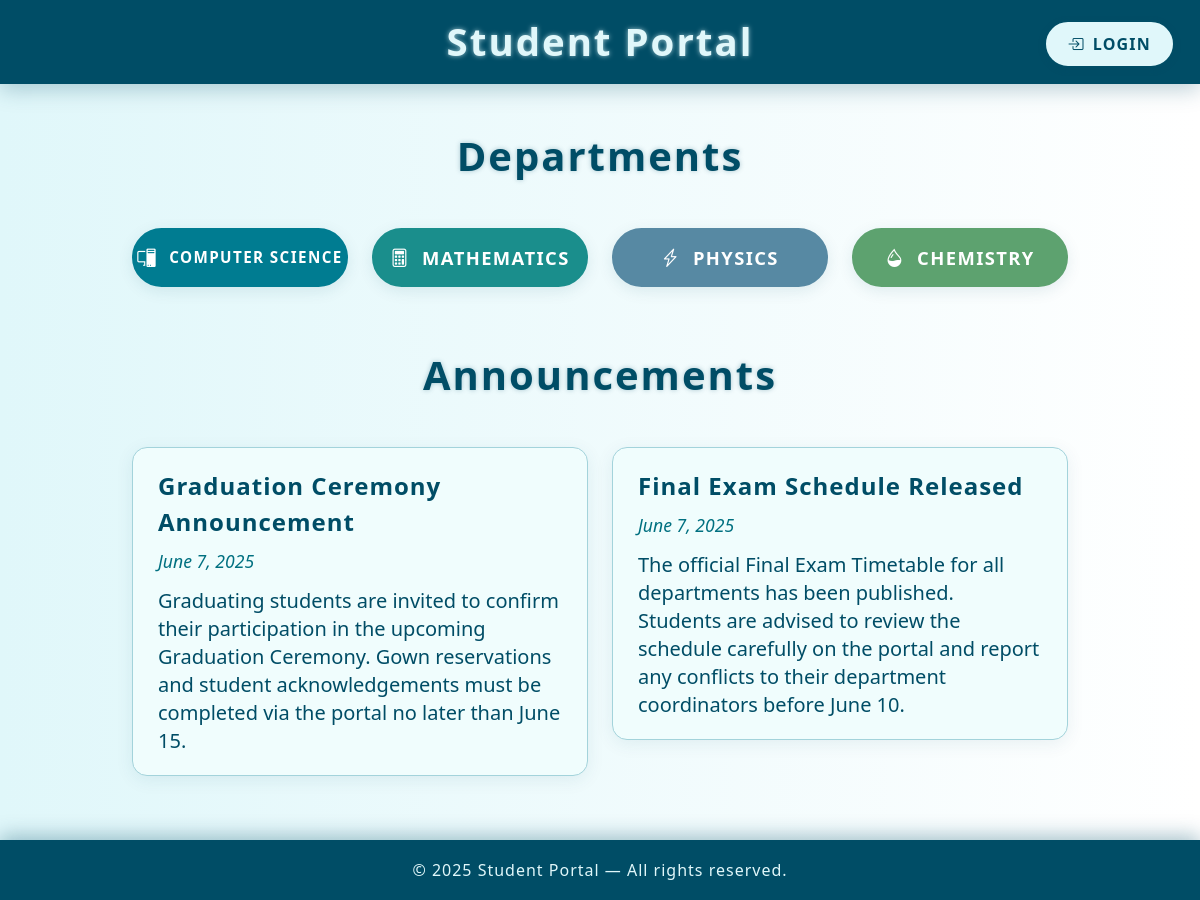
The page / on the database its author committed.
### tables this page shows
CREATE TABLE IF NOT EXISTS `announcements` (
  `id` int NOT NULL AUTO_INCREMENT,
  `title` text NOT NULL,
  `content` text NOT NULL,
  `display` enum('general','computer_science','physics','chemistry','math') NOT NULL,
  `datetime` datetime NOT NULL,
  PRIMARY KEY (`id`)
);

### index.php (the view, shortened to what this page needs)
<!DOCTYPE html>
<html lang="en">
<head>
  <link href="https://cdn.jsdelivr.net/npm/bootstrap@5.3.2/dist/css/bootstrap.min.css" rel="stylesheet" />
  <link rel="stylesheet" href="https://cdn.jsdelivr.net/npm/bootstrap-icons@1.10.5/font/bootstrap-icons.css" />
</head>
<body>
  <nav class="navbar navbar-expand-lg">
    <div class="container-fluid position-relative">
      <a class="navbar-brand w-100 text-center" href="#">Student Portal</a>
      <a href="login.php" class="btn login-btn">
        <i class="bi bi-box-arrow-in-right"></i> Login
      </a>
    </div>
  </nav>
  <div class="container mt-5">
    <h2 class="custom-blue-text">Departments</h2>
    <div class="row justify-content-center gx-4 gy-4">
      <div class="col-10 col-md-4 col-lg-3">
        <a href="computer_science.php" class="btn btn-custom btn-compsci w-100">
          <i class="bi bi-pc-display"></i> <span class="small-text">Computer Science</span>
        </a>
      </div>
      <div class="col-10 col-md-4 col-lg-3">
        <a href="math.php" class="btn btn-custom btn-math w-100">
          <i class="bi bi-calculator"></i> Mathematics
        </a>
      </div>
      <div class="col-10 col-md-4 col-lg-3">
        <a href="physics.php" class="btn btn-custom btn-physics w-100">
          <i class="bi bi-lightning-charge"></i> Physics
        </a>
      </div>
      <div class="col-10 col-md-4 col-lg-3">
        <a href="chemistry.php" class="btn btn-custom btn-chem w-100">
          <i class="bi bi-droplet-half"></i> Chemistry
        </a>
      </div>
    </div>
    <section class="announcements">
      <h2 class="custom-blue-text">Announcements</h2>
      <div class="row gy-4">
        <?php
        include 'db.php';
        $query = "SELECT title, content, datetime FROM announcements WHERE display = 'general' ORDER BY datetime DESC LIMIT 6";
        $result = mysqli_query($conn, $query);
        if ($result && mysqli_num_rows($result) > 0) {
          while ($row = mysqli_fetch_assoc($result)) {
            echo '<div class="col-md-6">';
            echo '  <div class="announcement-card">';
            echo '    <div class="announcement-title">' . htmlspecialchars($row["title"]) . '</div>';
            echo '    <div class="announcement-date">' . date("F j, Y", strtotime($row["datetime"])) . '</div>';
            echo '    <div class="announcement-text">' . nl2br(htmlspecialchars($row["content"])) . '</div>';
            echo '  </div>';
            echo '</div>';
          }
        } else {
          echo '<p class="text-center">No general announcements at this time.</p>';
        }
        ?>
      </div>
    </section>
  </div>
  <footer>
    &copy; 2025 Student Portal — All rights reserved.
  </footer>
</body>
</html>

### index.php (style rules this page uses)
body { margin: 0; min-height: 100vh; background: linear-gradient(to right, #e0f7fa, #ffffff); font-family: 'Segoe UI', Tahoma, Geneva, Verdana, sans-serif; color: #004d66; display: flex; flex-direction: column; }
.navbar { background-color: #004d66; box-shadow: 0 6px 20px rgba(0, 77, 102, 0.25); position: relative; }
.navbar-brand { font-size: 2.4rem; font-weight: 700; margin: 0 auto; letter-spacing: 2px; color: #e0f7fa !important; text-shadow: 0 0 5px rgba(224, 247, 250, 0.7); }
.login-btn { position: absolute; right: 25px; top: 12px; padding: 10px 22px; font-weight: 700; font-size: 1rem; color: #004d66; background: #e0f7fa; border-radius: 30px; border: 2px solid #004d66; box-shadow: 0 2px 6px rgba(0, 77, 102, 0.2); transition: background-color 0.3s, color 0.3s, box-shadow 0.3s; text-transform: uppercase; letter-spacing: 1.2px; display: flex; align-items: center; gap: 8px; }
h2.custom-blue-text { font-weight: 700; font-size: 2.5rem; letter-spacing: 2px; text-align: center; margin-bottom: 3rem; color: #004d66; text-shadow: 0 0 5px rgba(0, 77, 102, 0.3); }
.container { max-width: 960px; flex-grow: 1; }
.row > [class*='col-'] { padding: 0 12px; }
.btn-custom { background-color: white; color: #004d66; border: 2px solid #004d66; border-radius: 35px; font-weight: 700; font-size: 1.15rem; padding: 14px 0; transition: all 0.3s ease; box-shadow: 0 4px 15px rgba(0, 77, 102, 0.1); text-transform: uppercase; letter-spacing: 1.4px; display: flex; justify-content: center; align-items: center; gap: 12px; }
.small-text { font-size: 0.95rem; white-space: nowrap; }
.btn-compsci { background-color: #007c91; color: white; border-color: #007c91; }
.btn-chem { background-color: #5da26f; color: white; border-color: #5da26f; }
.btn-math { background-color: #1a8e8c; color: white; border-color: #1a8e8c; }
.btn-physics { background-color: #5789a3; color: white; border-color: #5789a3; }
.announcements { margin-top: 4rem; margin-bottom: 4rem; }
.announcement-card { background: #f0fdfd; border: 1px solid #a3d3db; border-radius: 15px; box-shadow: 0 4px 18px rgba(0, 77, 102, 0.08); padding: 20px 25px; color: #004d66; transition: box-shadow 0.3s ease; }
.announcement-title { font-weight: 700; font-size: 1.5rem; margin-bottom: 8px; letter-spacing: 1px; }
.announcement-date { font-size: 1.1rem; font-style: italic; margin-bottom: 12px; color: #007080; }
.announcement-text { font-size: 1.25rem; line-height: 1.4; }
footer { background-color: #004d66; color: #e0f7fa; text-align: center; padding: 18px 10px; font-weight: 500; font-size: 1rem; letter-spacing: 1px; box-shadow: 0 -4px 20px rgba(0, 77, 102, 0.35); user-select: none; }

### rows shown on the page
announcements: title "Graduation Ceremony Announcement", datetime "June 7, 2025", content "Graduating students are invited to confirm their participation in the upcoming Graduation Ceremony. Gown reservations and student acknowledgements must be completed via the portal no later than June 15."
announcements: title "Final Exam Schedule Released", datetime "June 7, 2025", content "The official Final Exam Timetable for all departments has been published. Students are advised to review the schedule carefully on the portal and report any conflicts to their department coordinators before June 10."
